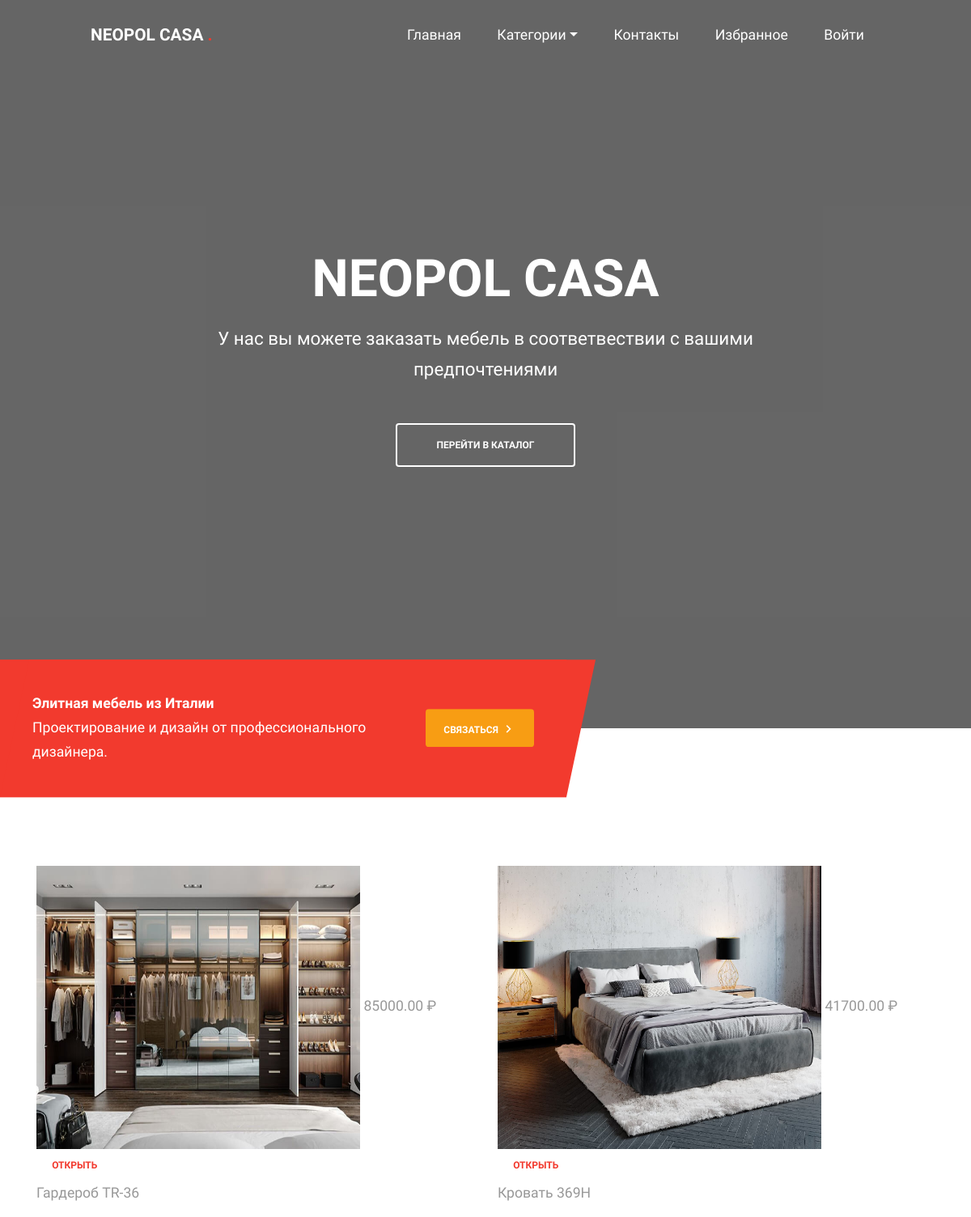
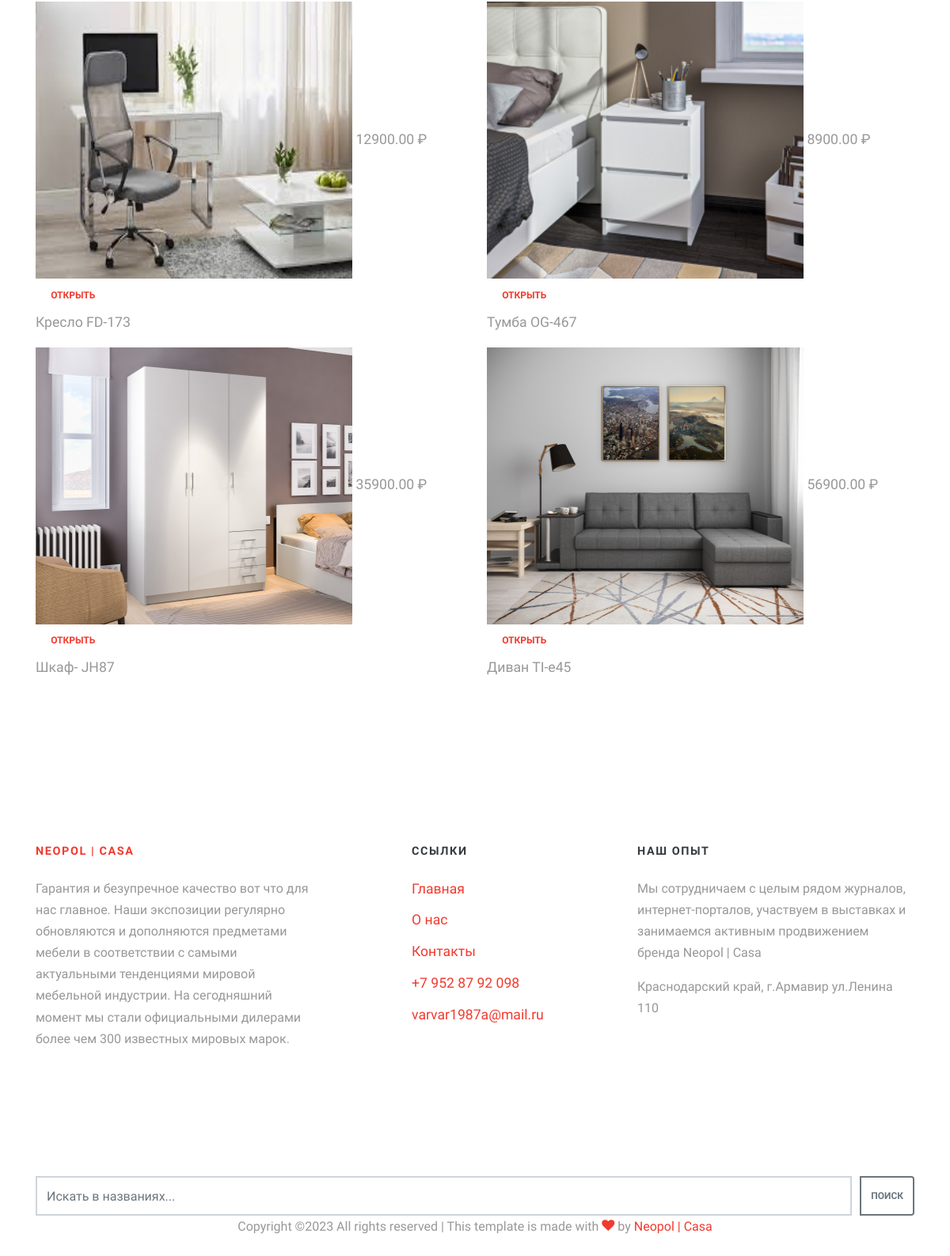
Screenshot of /products/ with the database file from the repository (2 pictures, top to bottom).
### home/models.py (models this page shows, shortened)
class Product(models.Model):
    category = models.ForeignKey(Category, related_name='products', on_delete=models.CASCADE, verbose_name='Категория')
    name = models.CharField(max_length=255, verbose_name='название')
    slug = models.SlugField(max_length=100, unique=True, db_index=True, verbose_name='слаг')
    description = models.TextField(blank=True, null=True, verbose_name='описание')
    price = models.DecimalField(max_digits=8, decimal_places=2, verbose_name='цена')
    image = models.ImageField(upload_to='product/%Y/%m/%d/', blank=True, null=True, verbose_name='фото')
    thumbnail = models.ImageField(upload_to='uploads/', blank=True, null=True, verbose_name='миниатюра')
    date_added = models.DateTimeField(auto_now_add=True, verbose_name='дата добавления')
    set_products = models.CharField('Комплектация', max_length=100, default='Полная')
    class Meta:
        verbose_name = 'Продукт'
        verbose_name_plural = 'Продукты'
        ordering = ('-date_added',)
    def get_absolute_url(self):
        return reverse('product', kwargs={'product_slug': self.slug})

### home/views.py (the view)
# urls.py: path('products/', Products.as_view(), name='products'),
class Products(DataMixin, ListView):
    model = Product
    template_name = 'my_app/fitnes/product.html'
    context_object_name = 'products'
    def get_context_data(self, *, object_list=None, **kwargs):
        context = super().get_context_data(**kwargs)
        c_def = self.get_user_context(title='Navien')
        context = dict(list(context.items()) + list(c_def.items()))
        return context

### home/models.py (called while the page is built)
    def get_absolute_url(self):
        return reverse('category', kwargs={'category_slug': self.slug})

### home/templatetags/home_tags.py (called while the page is built)
@register.inclusion_tag('my_app/list_categories.html')
def show_categories(sort=None):
    if not sort:
        cats = Category.objects.all()
    else:
        cats = Category.objects.order_by(sort)
    return {'cats': cats}

### home/utils.py (called while the page is built)
    def get_user_context(self, **kwargs):
        context = kwargs
        context['menu'] = menu
        return context

### my_app/context_processors.py (called while the page is built)
def active_nav(request):
    return {
        'active_nav': request.path
    }

### home/templates/my_app/fitnes/product.html (shortened to what this page needs)
{% extends 'my_app/base.html' %}
{% load static %}
{% block content %}
            <section class="shop-section section-padding">
                <div class="container">
                    <div class="row">
                        <div class="col-lg col-md-6 col-12">
                            <div class="row">
{% for p in products %}
                                <div class="col-lg-6 col-12">
                                    <div class="shop-thumb">
                                        <div class="shop-image-wrap">
                                            <img src="{{ p.image.url }}" class="shop-image img-fluid" style="width: 400px; height: 350px;" alt="">
                                                <span class="mb-5">{{p.price}} ₽
                                                    <span class="badge custom-badge"><a href="{{ p.get_absolute_url }}" class="shop-btn custom-btn btn d-flex align-items-center align-items-center">Открыть</a></span>
                                                    <p>{{p.name}} </p>
                                                </span>
                                        </div>
                                    </div>
                                </div>
{% endfor %}
                                  </div>
                                </div>
                            </div>
                            </div>
                        </div>
{% endblock content %}

### home/templates/my_app/base.html (shortened to what this page needs)
<!DOCTYPE html>
{% load static %}
<html lang="en">
<head>
    <link rel="stylesheet" href="{% static 'fonts/icomoon/style.css' %}">
    <link rel="stylesheet" href="{% static 'css/bootstrap.min.css' %}">
    <link rel="stylesheet" href="{% static 'css/jquery-ui.css' %}">
    <link rel="stylesheet" href="{% static 'css/owl.carousel.min.css' %}">
    <link rel="stylesheet" href="{% static 'css/owl.theme.default.min.css' %}">
    <link rel="stylesheet" href="{% static 'css/owl.theme.default.min.css' %}">
    <link rel="stylesheet" href="{% static 'css/jquery.fancybox.min.css' %}">
    <link rel="stylesheet" href="{% static 'css/bootstrap-datepicker.css' %}">
    <link rel="stylesheet" href="{% static 'fonts/flaticon/font/flaticon.css' %}">
    <link rel="stylesheet" href="{% static 'css/aos.css' %}">
    <link href="{% static 'css/jquery.mb.YTPlayer.min.css' %}" media="all" rel="stylesheet" type="text/css">
    <link rel="stylesheet" href="{% static 'css/style.css' %}">
</head>
<body data-spy="scroll" data-target=".site-navbar-target" data-offset="300">
    <div class="site-wrap">
{% include 'my_app/include/navbar.html' %}
{% block content %}
{% endblock content %}
{% include 'my_app/include/footer.html' %}
</body>
</html>

### home/templates/my_app/include/navbar.html (shortened to what this page needs)
{% load static %}
{% load home_tags %}
{% load cache %}
  <header class="site-navbar py-4 js-sticky-header site-navbar-target" role="banner">
    <div class="container-fluid">
      <div class="d-flex align-items-center">
        <div class="site-logo"><a href="{% url 'index' %}"> NEOPOL CASA <span>.</span> </a></div>
        <div class="ml-auto">
          <nav class="site-navigation position-relative text-right" role="navigation">
            <ul class="site-menu main-menu  mr-auto d-none d-lg-block">
              <li class="nav-item {% if active_nav == '/' %}active{% endif %}">
                <a href="{% url 'index' %}" class="nav-link">Главная</a>
              </li>
              <li class="nav-item dropdown">
                <a href="{% url 'products' %}" class="nav-link dropdown-toggle" role="button" data-bs-toggle="dropdown" aria-expanded="false">Категории</a>
              </li>
              <li class="nav-item {% if active_nav == '/contact/' %}active{% endif %}">
                <a href="{% url 'contact' %}" class="nav-link">Контакты</a>
              </li>
              <li class="nav-item {% if active_nav == '/cart/' %}active{% endif %}">
                <a class="nav-link " href="{% url 'cart' %}" >Избранное</a>
            </li>
      {% if request.user.is_authenticated %}
                <li><a href="{% url 'profile' %}" class="nav-link">Аккаунт</a></li>
      {% else %}
                <li><a href="{% url 'login' %}" class="nav-link">Войти</a></li>
      {% endif %}
            </ul>
          </nav>
        </div>
      </div>
    </div>
  </header>
<div class="intro-section" id="home-section" style="background-color: #ccc;">
    <div class="container">
      <div class="row align-items-center">
        <div class="col-lg-12 mx-auto text-center" data-aos="fade-up">
          <h1 class="mb-3"> NEOPOL CASA </h1>
          <p class="lead mx-auto desc mb-5">У нас вы можете заказать мебель в соответвествии с вашими предпочтениями</p>
          <p class="text-center">
            <a href="{% url 'products' %}" class="btn btn-outline-white py-3 px-5">Перейти в каталог</a>
          </p>
        </div>
      </div>
    </div>
  </div>
  <div class="schedule-wrap">
    <div class="d-md-flex align-items-center">
      <div class="hours mr-md-4 mb-4 mb-lg-0">
        <strong class="d-block">Элитная мебель из Италии</strong>
        Проектирование и дизайн от профессионального дизайнера.
      </div>
      <div class="cta ml-auto">
        <a href="{% url 'contact' %}" class="smoothscroll d-flex d-md-flex align-items-center btn">
          <span class="mx-auto">  <span>Связаться</span> <span class="arrow icon-keyboard_arrow_right"></span></span>
        </a>
      </div>
    </div>
  </div>

### home/templates/my_app/include/footer.html (shortened to what this page needs)
{% load static %}
<footer class="footer-section">
    <div class="container">
      <div class="row">
        <div class="col-md-4">
          <h3 class="text-dark"><a href="{% url 'products' %}" >Neopol | Casa </a></h3>
          <p>Гарантия и безупречное качество вот что для нас главное. Наши экспозиции регулярно обновляются и дополняются предметами мебели в соответствии с самыми актуальными тенденциями мировой мебельной индустрии. На сегодняшний момент мы стали официальными дилерами более чем 300 известных мировых марок. </p>
        </div>
        <div class="col-md-3 ml-auto">
          <h3 class="text-dark">Ссылки</h3>
          <ul class="list-unstyled footer-links">
            <li><a href="{% url 'index' %}">Главная</a></li>
            <li><a href="{% url 'about' %}">О нас</a></li>
            <li><a href="{% url 'contact' %}">Контакты</a></li>
            <li>
                <a href="tel: 8 952 87 92 098">
                +7 952 87 92 098
                </a>
            </li>
            <li>
                <a href="mailto:varvar1987a@mail.ru">
                    varvar1987a@mail.ru
                </a>
            </li>
          </ul>
        </div>
        <div class="col-md-4">
          <h3 class="text-dark">Наш Опыт</h3>
          <p>Мы сотрудничаем с целым рядом журналов, интернет-порталов, участвуем в выставках и занимаемся активным продвижением бренда Neopol | Casa</p>
          <p></i>
            Краснодарский край, г.Армавир ул.Ленина 110</li>
        </div>
      </div>
      <div class="row pt-5 mt-5 text-center">
        <div class="col-md-12">
          <div class=" pt-5">
            <form action="{% url 'search' %}" method="GET">
                <div class="input-group">
                  <input type="text" class="form-control" name="q" id="q" placeholder="Искать в названиях...">
                  <div class="input-group-append" style="margin-left: 10px;">
                    <button class="btn btn-outline-secondary" type="submit">Поиск</button>
                  </div>
                </div>
              </form>
            <p class="copyright">
          Copyright &copy;<script>document.write(new Date().getFullYear());</script> All rights reserved | This template is made with <i class="icon-heart text-danger" aria-hidden="true"></i> by <a href="https://www.youtube.com/channel/UCCLye31f_uhGnJk3Vl1dYtg" target="_blank" > Neopol | Casa</a>
          </p>
          </div>
        </div>
      </div>
    </div>
  </footer>

### static/css/style.css (style rules this page uses)
html { overflow-x: hidden; }
body { line-height: 1.7; font-weight: 300; font-size: 1.1rem; color: #989898; }
a { -webkit-transition: .3s all ease; -o-transition: .3s all ease; transition: .3s all ease; }
h1, h2, h3, h4, h5, .h1, .h2, .h3, .h4, .h5 { font-family: "Muli", -apple-system, BlinkMacSystemFont, "Segoe UI", Roboto, "Helvetica Neue", Arial, sans-serif, "Apple Color Emoji", "Segoe UI Emoji", "Segoe UI Symbol", "Noto Color Emoji"; color: #000; }
.site-wrap:before { display: none; -webkit-transition: .3s all ease-in-out; -o-transition: .3s all ease-in-out; transition: .3s all ease-in-out; background: rgba(0, 0, 0, 0.6); content: ""; position: absolute; z-index: 2000; top: 0; left: 0; right: 0; bottom: 0; opacity: 0; visibility: hidden; }
.btn { text-transform: uppercase; font-size: 12px; font-weight: 900; border-width: 2px; }
.btn.btn-outline-white { background: transparent; border-color: #fff; color: #fff; }
.form-control { height: 50px; border-radius: 0px; background: none; border-width: 2px; font-family: "Muli", -apple-system, BlinkMacSystemFont, "Segoe UI", Roboto, "Helvetica Neue", Arial, sans-serif, "Apple Color Emoji", "Segoe UI Emoji", "Segoe UI Symbol", "Noto Color Emoji"; }
.site-logo { position: relative; font-weight: 900; font-size: 1.3rem; text-transform: uppercase; }
.site-logo a { color: #fff; }
.site-logo a span { color: #f23a2e; }
.site-navbar { margin-bottom: 0px; z-index: 1999; position: absolute; width: 100%; }
.site-navbar .container-fluid { padding-left: 7rem; padding-right: 7rem; }
.site-navbar .site-navigation .site-menu { margin-bottom: 0; }
.site-navbar .site-navigation .site-menu a { text-decoration: none !important; display: inline-block; }
.site-navbar .site-navigation .site-menu > li { display: inline-block; }
.site-navbar .site-navigation .site-menu > li > a { padding: 5px 20px; color: #fff; display: inline-block; text-decoration: none !important; }
.sticky-wrapper .site-navbar { -webkit-transition: .3s all ease; -o-transition: .3s all ease; transition: .3s all ease; }
.sticky-wrapper .site-navbar .site-menu > li { display: inline-block; }
.intro-section { position: relative; }
.intro-section > .container { z-index: 10; position: relative; }
.intro-section, .intro-section .container .row { height: 100vh; min-height: 900px; }
.intro-section:before { content: ""; position: absolute; height: 100%; width: 100%; background: #ccc; border-bottom-right-radius: 0px; background-size: cover; background-position: center; background-repeat: no-repeat; }
.intro-section:after { content: ""; position: absolute; background-color: rgba(0, 0, 0, 0.5); top: 0; left: 0; right: 0; bottom: 0; z-index: 1; }
.intro-section h1 { font-size: 4rem; font-weight: 900; color: #fff; }
.intro-section .desc { color: white; font-size: 1.4rem; max-width: 700px; }
.intro-section a { color: #fff; text-decoration: underline; }
.intro-section .btn { text-decoration: none; }
.schedule-wrap { padding: 40px; background: #f23a2e; max-width: 700px; position: relative; z-index: 9; color: white; -webkit-transform: translateY(-50%); -ms-transform: translateY(-50%); transform: translateY(-50%); }
.schedule-wrap:before { content: ""; position: absolute; display: block; width: 100%; height: 100%; top: 0; left: 0; z-index: -1; background: inherit; -webkit-transform-origin: bottom left; -ms-transform-origin: bottom left; transform-origin: bottom left; -webkit-transform: skew(-12deg, 0deg); -ms-transform: skew(-12deg, 0deg); transform: skew(-12deg, 0deg); }
.schedule-wrap strong { color: #fff; font-weight: bold; }
.schedule-wrap .cta a { text-align: center; background: #f89d13; color: #fff; padding: 10px 20px; }
.schedule-wrap .cta a .arrow { font-size: 1.2rem; position: relative; top: 3px; }
.footer-section { padding: 7em 0; }
.footer-section p { font-size: 1rem; }
.footer-section h3 { font-size: .9rem; letter-spacing: .1rem; text-transform: uppercase; color: #fff; margin-bottom: 1.5rem; font-weight: 900; }
.footer-section .footer-links li { margin-bottom: 10px; }
.footer-section { padding-top: 12rem !important; }

### rows the page displays
Product: image (picture), price "85000.00", name "Гардероб TR-36"
Product: image (picture), price "41700.00", name "Кровать 369H"
Product: image (picture), price "12900.00", name "Кресло FD-173"
Product: image (picture), price "8900.00", name "Тумба OG-467"
Product: image (picture), price "35900.00", name "Шкаф- JH87"
Product: image (picture), price "56900.00", name "Диван ТI-e45"
